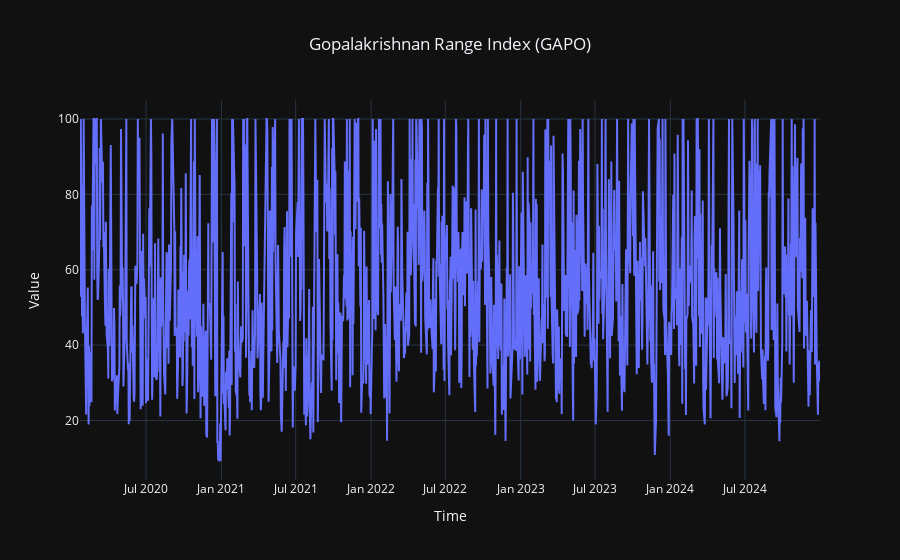

Notebook cell for this chart:
### Code cell
fig = go.Figure()
fig.add_trace(go.Scatter(x=df_gapo.index, y=df_gapo['GAPO'], mode='lines', name='GAPO'))
fig.update_layout(title='Gopalakrishnan Range Index (GAPO)',
                  title_x=0.5,
                  xaxis_title='Time',
                  yaxis_title='Value',
                  template='plotly_dark')
fig.show()

### Figure 1 — Plotly figure (JSON) as saved in the notebook; plotly's stock layout.template omitted (floating-point values rounded to 4 significant figures; data arrays with more than 128 entries replaced by an {"elided": "..."} marker saying what was removed)
{"data": [{"mode": "lines", "name": "GAPO", "type": "scatter", "x": {"elided": "1245 str values"}, "y": {"elided": "1245 float values"}}], "layout": {"title": {"text": "Gopalakrishnan Range Index (GAPO)", "x": 0.5}, "xaxis": {"title": {"text": "Time"}}, "yaxis": {"title": {"text": "Value"}}}}
